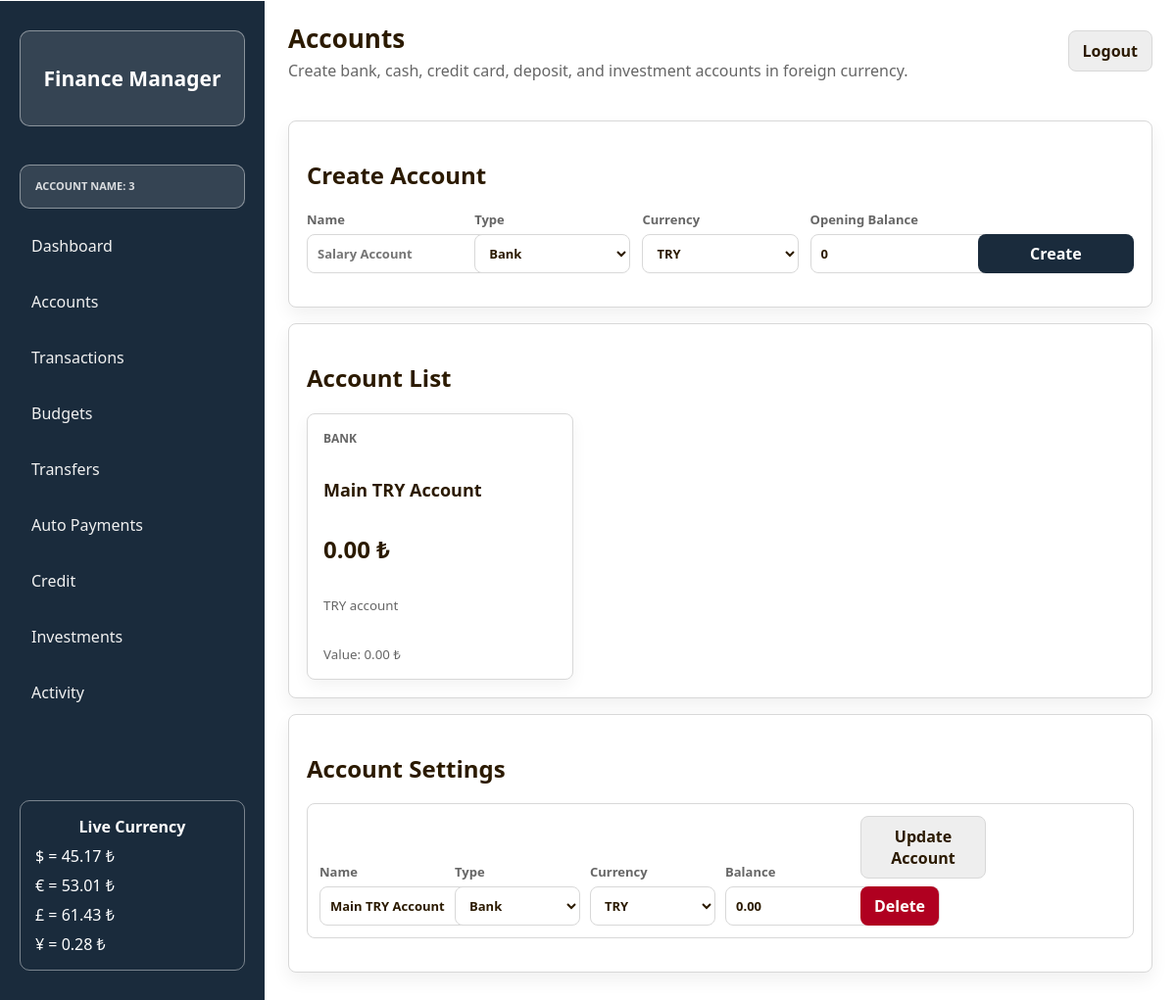
Page /accounts (signed in) on the committed database.
### tables this page shows
CREATE TABLE accounts (
        id INTEGER PRIMARY KEY AUTOINCREMENT,
        user_id INTEGER NOT NULL,
        name TEXT NOT NULL,
        type TEXT NOT NULL,
        balance REAL NOT NULL DEFAULT 0,
        currency TEXT NOT NULL DEFAULT 'TRY',
        credit_limit REAL NOT NULL DEFAULT 0,
        used_credit REAL NOT NULL DEFAULT 0,
        FOREIGN KEY (user_id) REFERENCES users(id)
    );

### routes.py (the view, shortened to what this page needs)
    @app.route("/accounts", methods=["GET", "POST"])
    def accounts():
        if not require_user():
            return redirect(url_for("signin"))
        rows = query_all("SELECT * FROM accounts WHERE user_id = ? ORDER BY id DESC", (current_user_id(),))
        return render_template("accounts.html", accounts=rows, account_types=ACCOUNT_TYPES, currencies=CURRENCIES)

### app.py (called while the page is built)
def create_app():
    app = Flask(__name__, template_folder="templates", static_folder="static")
    app.config["SECRET_KEY"] = SECRET_KEY
    app.jinja_env.filters["money"] = money
    @app.context_processor
    def inject_currency_data():
        if current_user_id():
            return {
                "currency_summary": currency_summary(),
                "exchange_rates": EXCHANGE_RATES,
            }
        return {
            "currency_summary": None,
            "exchange_rates": EXCHANGE_RATES,
        }
    @app.before_request
    def prepare_request():
        init_db()
        if current_user_id():
            process_due_recurring_payments()
    register_routes(app)
    return app

### auth.py (called while the page is built)
def current_user_id():
    return session.get("user_id")

def require_user():
    if not current_user_id():
        flash("Please sign in first.", "warning")
        return False
    return True

### database.py (called while the page is built)
def db():
    conn = sqlite3.connect(DATABASE)
    conn.row_factory = sqlite3.Row
    return conn

def execute(query, params=()):
    with db() as conn:
        cur = conn.execute(query, params)
        conn.commit()
        return cur

def query_all(query, params=()):
    with db() as conn:
        return conn.execute(query, params).fetchall()

def column_exists(table, column):
    return any(row["name"] == column for row in query_all(f"PRAGMA table_info({table})"))

def add_column_if_missing(table, column, definition):
    if not column_exists(table, column):
        execute(f"ALTER TABLE {table} ADD COLUMN {column} {definition}")

### finance.py (called while the page is built)
def convert_currency(amount, from_currency, to_currency):
    amount_in_try = float(amount or 0) * EXCHANGE_RATES[from_currency]
    return amount_in_try / EXCHANGE_RATES[to_currency]

def currency_summary():
    balances = query_all(
        "SELECT currency, COALESCE(SUM(balance), 0) total FROM accounts WHERE user_id = ? GROUP BY currency",
        (current_user_id(),),
    )
    total_try = sum(convert_currency(row["total"], row["currency"], "TRY") for row in balances)
    return {
        "rates": EXCHANGE_RATES,
        "total_try": total_try,
        "total_usd": convert_currency(total_try, "TRY", "USD"),
        "total_eur": convert_currency(total_try, "TRY", "EUR"),
        "total_gbp": convert_currency(total_try, "TRY", "GBP"),
        "total_kwd": convert_currency(total_try, "TRY", "KWD"),
        "total_jpy": convert_currency(total_try, "TRY", "JPY"),
    }

### Templates/accounts.html (shortened to what this page needs)
﻿{% extends "base.html" %}
{% block title %}Accounts{% endblock %}
{% block subtitle %}Create bank, cash, credit card, deposit, and investment accounts in foreign currency.{% endblock %}
{% block content %}
<div class="card">
  <h2>Create Account</h2>
  <form method="post" class="form five" >
    <label>Name <input name="name" required placeholder="Salary Account" /></label>
    <label>Type <select name="type" id="accountType">{% for t in account_types %}<option>{{ t }}</option>{% endfor %}</select></label>
    <label>Currency <select name="currency">{% for c in currencies %}<option>{{ c }}</option>{% endfor %}</select></label>
    <label>Opening Balance <input name="balance" type="number" step="0.01" min="0" value="0" /></label>
    <button class="btn">Create</button>
  </form>
</div>
<div class="card mt" >
  <h2>Account List</h2>
  <div class="account-grid">
    {% for a in accounts %}
      <article class="account-tile">
        <span>{{ a.type }}</span>
        <h3>{{ a.name }}</h3>
        <strong>{{ a.balance|money(a.currency) }}</strong>
        <small>{{ a.currency }} account</small>
        <small>Value: {{ ((a.balance * exchange_rates[a.currency]) / exchange_rates.TRY)|money('TRY') }}</small>
      </article>
    {% endfor %}
  </div>
</div>
<div class="card mt">
  <h2>Account Settings</h2>
  <div class="payment-list">
    {% for a in accounts %}
      <form method="post" class="payment-editor account-editor">
        <label>Name <input name="name" required value="{{ a.name }}" /></label>
        <label>Type
          <select name="type" class="edit-account-type">
            {% for t in account_types %}<option {% if t == a.type %}selected{% endif %}>{{ t }}</option>{% endfor %}
          </select>
        </label>
        <label>Currency
          <select name="currency">
            {% for c in currencies %}<option {% if c == a.currency %}selected{% endif %}>{{ c }}</option>{% endfor %}
          </select>
        </label>
        <label>Balance <input name="balance" type="number" step="0.01" value="{{ '%.2f'|format(a.balance) }}" /></label>
        <div class="actions">
          <button class="btn secondary" name="action" value="update">Update Account</button>
          <button class="btn danger" name="action" value="delete">Delete</button>
        </div>
      </form>
    {% endfor %}
  </div>
</div>
{% endblock %}

### Templates/base.html (shortened to what this page needs)
﻿<!doctype html>
<html lang="en">
  <head>
    <link rel="stylesheet" href="{{ url_for('static', filename='visual.css') }}" />
  </head>
  <body>
    {% if session.get('user_id') %}
      <div class="shell" >
        <aside class="sidebar">
          <center>
            <div class="brand mini-user-box user-box">
             <p>Finance Manager</p>
            </div>
          </center>
          <br>
          <div class="brand mini-user-box user-box">
            <span><a href="{{ url_for('profile') }}">Account Name: {{ session.get('user_name') }}</a></span>
          </div>
          <nav class="nav">
            <a href="{{ url_for('dashboard') }}">Dashboard</a>
            <a href="{{ url_for('accounts') }}">Accounts</a>
            <a href="{{ url_for('transactions') }}">Transactions</a>
            <a href="{{ url_for('budgets') }}">Budgets</a>
            <a href="{{ url_for('transfers') }}">Transfers</a>
            <a href="{{ url_for('automatic_payments') }}">Auto Payments</a>
            <a href="{{ url_for('credit') }}">Credit</a>
            <a href="{{ url_for('investments') }}">Investments</a>
            <a href="{{ url_for('activity') }}">Activity</a>
          </nav>
          {% if currency_summary %}
            <div class="rate-box rate-box span, rate-box small, user-box ">
              <center><strong>Live Currency</strong></center>
              <span>$ = {{ exchange_rates.USD|money }}</span>
              <span>€ = {{ exchange_rates.EUR|money }}</span>
              <span>£ = {{ exchange_rates.GBP|money }}</span>
              <span>¥ = {{ exchange_rates.JPY|money }}</span>
            </div>
          {% endif %}
        </aside>
        <main class="main">
          <header class="topbar">
            <div>
              <h1>{% block title %}{% endblock %}</h1>
              <p>{% block subtitle %}{% endblock %}</p>
            </div>
            <a class="btn secondary" href="{{ url_for('logout') }}">Logout</a>
          </header>
          {% block content %}{% endblock %}
        </main>
      </div>
    {% else %}
      {% include '_messages.html' %}
      {% block auth %}{% endblock %}
    {% endif %}
  </body>
</html>

### Static/visual.css (style rules this page uses)
* { box-sizing: border-box; }
html { margin: 0; min-height: 100%; background: var(--bg); }
body { margin: 0; min-height: 100vh; background: var(--bg); color: var(--ink); font-family: Segoe UI, system-ui, sans-serif; overscroll-behavior: none; }
a { color: inherit; text-decoration: none; }
button, input, select { font: inherit; }
.shell { margin-top: -21px; display: grid; grid-template-columns: 270px 1fr; min-height: 100vh; align-items: stretch; }
.sidebar { background: #1A2B3C; color: #FFD700; padding: 30px 20px; display: flex; flex-direction: column; }
.brand { color: #000000; font-size: 21px; font-weight: 900; line-height: 1.15; margin-bottom: 16px; letter-spacing: 0; }
.user-box { border: 1px solid rgba(255,255,255,.42); border-radius: 10px; padding: 15px; margin-bottom: 17px; color: #ffffff; display: grid; gap: 8px; }
.rate-box { margin-top: auto; margin-bottom: 0; }
.rate-box span, .rate-box small, .user-box { color: #ffffff; }
.mini-user-box { background: rgba(255,255,255,.12); grid-template-columns: 1fr; }
.mini-user-box span { font-size: 11px; text-transform: uppercase; font-weight: 800; opacity: .82; }
.nav { display: grid; gap: 15px; }
.nav a { border-radius: 8px; padding: 10px 12px; color: #f1f1f1; transition: background .16s ease, box-shadow .16s ease, transform .16s ease; }
.main { padding: 20px 24px 28px; overflow-x: auto; background: #ffffff; }
.topbar { display: flex; align-items: center; justify-content: space-between; gap: 18px; margin: 0 0 18px; }
.topbar h1 { margin: 0; font-size: 26px; }
.topbar p { margin: 4px 0 0; color: var(--muted); }
.card { background: var(--panel); border: 1px solid var(--line); border-radius: 8px; padding: 18px; box-shadow: 0 8px 18px rgba(0,0,0,.06); }
.mt { margin-top: 16px; }
.form { display: grid; gap: 12px; align-items: end; }
.form.five { grid-template-columns: repeat(5, minmax(0,1fr)); }
label { display: grid; gap: 6px; color: var(--muted); font-size: 13px; font-weight: 700; }
input, select { min-height: 40px; border: 1px solid var(--line); border-radius: 8px; padding: 9px 10px; background: #fff; color: var(--ink); }
.btn { display: inline-flex; align-items: center; justify-content: center; min-height: 40px; border: 0; border-radius: 8px; padding: 9px 14px; background: var(--primary); color: #fff; font-weight: 800; cursor: pointer; }
.btn.secondary { background: #eeeeee; color: var(--ink); border: 1px solid var(--line); }
.btn.danger { background: var(--danger); color: #fff; }
.actions { display: flex; gap: 8px; align-items: end; flex-wrap: wrap; }
.login-card p, .empty, small { color: var(--muted); }
.account-grid { display: grid; grid-template-columns: repeat(auto-fill, minmax(210px, 1fr)); gap: 14px; }
.account-tile { aspect-ratio: 1 / 1; border: 1px solid var(--line); border-radius: 8px; padding: 16px; display: flex; flex-direction: column; justify-content: space-between; background: #fff; box-shadow: 0 6px 16px rgba(0,0,0,.05); }
.account-tile span { color: var(--muted); font-size: 12px; text-transform: uppercase; font-weight: 900; }
.account-tile h3 { margin: 0; font-size: 18px; }
.account-tile strong { font-size: 24px; }
.payment-list { display: grid; gap: 14px; }
.payment-editor { display: grid; grid-template-columns: repeat(6, minmax(0, 1fr)); gap: 10px; border: 1px solid var(--line); border-radius: 8px; padding: 12px; align-items: end; }

### rows in the picture
accounts: type "BANK", name "Main TRY Account", balance "0.00 ₺", currency "TRY", balance+currency "0.00 ₺", type "Bank", balance "0.00"

### other values in the picture
{{ session.get('user_name') }} "3"
{{ exchange_rates.USD|money }} "45.17 ₺"
{{ exchange_rates.EUR|money }} "53.01 ₺"
{{ exchange_rates.GBP|money }} "61.43 ₺"
{{ exchange_rates.JPY|money }} "0.28 ₺"
form field type "Bank"
form field currency "TRY"
